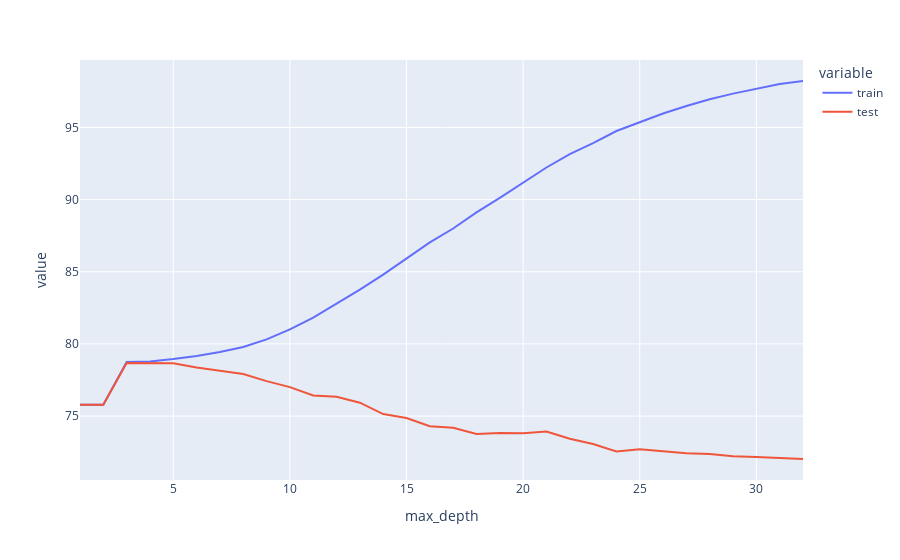

Here is the notebook cell this chart was saved with:
### Code cell
import plotly.express as px

fig = px.line(df_results, x="max_depth", y=["train", "test"])
fig.show()

### Figure 1 — Plotly figure (JSON) as saved in the notebook; plotly's stock layout.template omitted (floating-point values rounded to 4 significant figures)
{"data": [{"hovertemplate": "variable=train<br>max_depth=%{x}<br>value=%{y}<extra></extra>", "legendgroup": "train", "line": {"color": "#636efa", "dash": "solid"}, "marker": {"symbol": "circle"}, "mode": "lines", "name": "train", "orientation": "v", "showlegend": true, "type": "scatter", "x": [1, 2, 3, 4, 5, 6, 7, 8, 9, 10, 11, 12, 13, 14, 15, 16, 17, 18, 19, 20, 21, 22, 23, 24, 25, 26, 27, 28, 29, 30, 31, 32], "xaxis": "x", "y": [75.79, 75.79, 78.76, 78.79, 78.95, 79.16, 79.44, 79.79, 80.32, 81.01, 81.82, 82.8, 83.76, 84.81, 85.9, 87.03, 88.0, 89.11, 90.12, 91.18, 92.22, 93.16, 93.92, 94.75, 95.38, 95.96, 96.48, 96.95, 97.34, 97.69, 98.01, 98.22], "yaxis": "y"}, {"hovertemplate": "variable=test<br>max_depth=%{x}<br>value=%{y}<extra></extra>", "legendgroup": "test", "line": {"color": "#EF553B", "dash": "solid"}, "marker": {"symbol": "circle"}, "mode": "lines", "name": "test", "orientation": "v", "showlegend": true, "type": "scatter", "x": [1, 2, 3, 4, 5, 6, 7, 8, 9, 10, 11, 12, 13, 14, 15, 16, 17, 18, 19, 20, 21, 22, 23, 24, 25, 26, 27, 28, 29, 30, 31, 32], "xaxis": "x", "y": [75.79, 75.79, 78.69, 78.67, 78.67, 78.37, 78.17, 77.92, 77.42, 77.01, 76.43, 76.33, 75.93, 75.14, 74.87, 74.29, 74.2, 73.77, 73.84, 73.81, 73.94, 73.43, 73.07, 72.55, 72.7, 72.58, 72.43, 72.38, 72.22, 72.17, 72.09, 72.03], "yaxis": "y"}], "layout": {"legend": {"title": {"text": "variable"}, "tracegroupgap": 0}, "margin": {"t": 60}, "xaxis": {"anchor": "y", "domain": [0, 1], "title": {"text": "max_depth"}}, "yaxis": {"anchor": "x", "domain": [0, 1], "title": {"text": "value"}}}}
